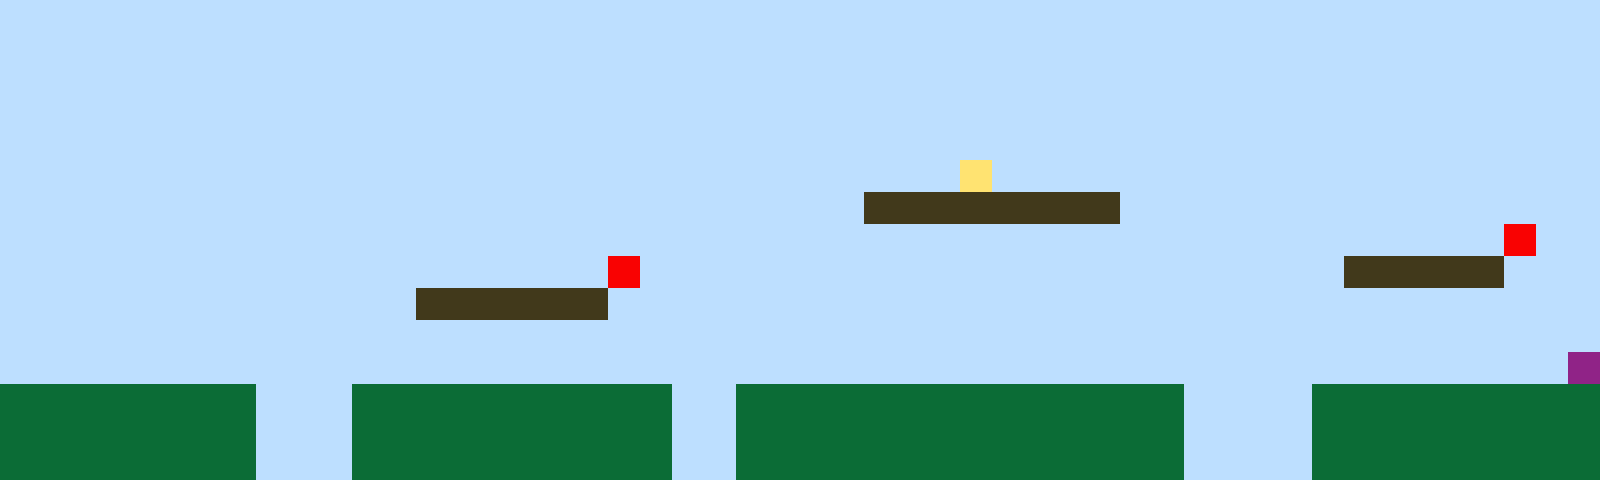

Tiled map render using the project's own tile images. Description and the whole map definition, tile-layer contents included, below:
An orthogonal 50x15 tile map with 32x32 px tiles, 1 tile layer (Tile Layer 1).

<map version="1.10" tiledversion="1.11.2" orientation="orthogonal" renderorder="right-up" width="50" height="15" tilewidth="32" tileheight="32" infinite="0" nextlayerid="2" nextobjectid="1"><editorsettings><export target="map1.csv" format="csv" /></editorsettings><tileset firstgid="1" name="sprites" tilewidth="32" tileheight="32" tilecount="6" columns="3"><image source="sprites.png" width="96" height="64" /></tileset><layer id="1" name="Tile Layer 1" width="50" height="15"><data encoding="csv">1,1,1,1,1,1,1,1,1,1,1,1,1,1,1,1,1,1,1,1,1,1,1,1,1,1,1,1,1,1,1,1,1,1,1,1,1,1,1,1,1,1,1,1,1,1,1,1,1,1,1,1,1,1,1,1,1,1,1,1,1,1,1,1,1,1,1,1,1,1,1,1,1,1,1,1,1,1,1,1,1,1,1,1,1,1,1,1,1,1,1,1,1,1,1,1,1,1,1,1,1,1,1,1,1,1,1,1,1,1,1,1,1,1,1,1,1,1,1,1,1,1,1,1,1,1,1,1,1,1,1,1,1,1,1,1,1,1,1,1,1,1,1,1,1,1,1,1,1,1,1,1,1,1,1,1,1,1,1,1,1,1,1,1,1,1,1,1,1,1,1,1,1,1,1,1,1,1,1,1,1,1,1,1,1,1,1,1,1,1,1,1,1,1,1,1,1,1,1,1,1,1,1,1,1,1,1,1,1,1,1,1,1,1,1,1,1,1,1,1,1,1,1,1,1,1,1,1,1,1,1,1,1,1,1,1,1,1,1,1,1,1,1,1,1,1,1,1,1,1,1,1,1,1,1,1,1,1,1,1,1,1,1,1,1,1,1,1,1,1,1,1,1,1,1,1,1,1,1,1,4,1,1,1,1,1,1,1,1,1,1,1,1,1,1,1,1,1,1,1,1,1,1,1,1,1,1,1,1,1,1,1,1,1,1,1,1,1,1,1,1,1,1,1,1,1,1,3,3,3,3,3,3,3,3,1,1,1,1,1,1,1,1,1,1,1,1,1,1,1,1,1,1,1,1,1,1,1,1,1,1,1,1,1,1,1,1,1,1,1,1,1,1,1,1,1,1,1,1,1,1,1,1,1,1,1,1,1,1,1,1,1,1,1,1,1,1,5,1,1,1,1,1,1,1,1,1,1,1,1,1,1,1,1,1,1,1,1,1,5,1,1,1,1,1,1,1,1,1,1,1,1,1,1,1,1,1,1,1,1,1,1,3,3,3,3,3,1,1,1,1,1,1,1,1,1,1,1,1,1,1,1,1,3,3,3,3,3,3,1,1,1,1,1,1,1,1,1,1,1,1,1,1,1,1,1,1,1,1,1,1,1,1,1,1,1,1,1,1,1,1,1,1,1,1,1,1,1,1,1,1,1,1,1,1,1,1,1,1,1,1,1,1,1,1,1,1,1,1,1,1,1,1,1,1,1,1,1,1,1,1,1,1,1,1,1,1,1,1,1,1,1,1,1,1,1,1,1,1,1,1,1,1,1,1,1,1,1,1,1,1,1,1,1,1,1,1,1,1,1,1,1,1,1,1,1,1,1,1,1,1,1,1,1,1,1,1,1,1,6,2,2,2,2,2,2,2,2,1,1,1,2,2,2,2,2,2,2,2,2,2,1,1,2,2,2,2,2,2,2,2,2,2,2,2,2,2,1,1,1,1,2,2,2,2,2,2,2,2,2,2,2,2,2,2,2,2,2,1,1,1,2,2,2,2,2,2,2,2,2,2,1,1,2,2,2,2,2,2,2,2,2,2,2,2,2,2,1,1,1,1,2,2,2,2,2,2,2,2,2,2,2,2,2,2,2,2,2,1,1,1,2,2,2,2,2,2,2,2,2,2,1,1,2,2,2,2,2,2,2,2,2,2,2,2,2,2,1,1,1,1,2,2,2,2,2,2,2,2,2</data></layer></map>
